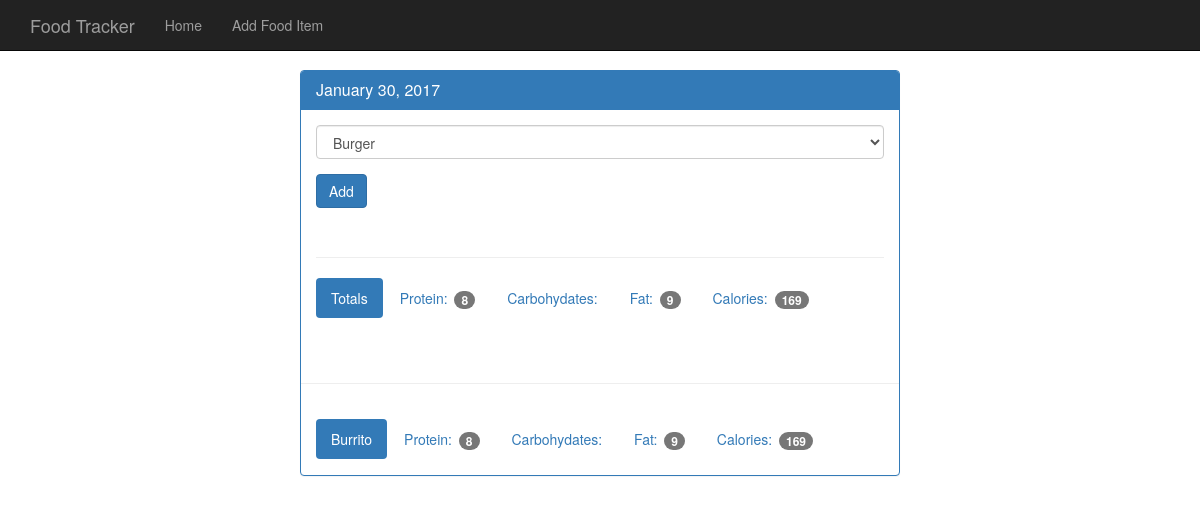
Screenshot of /view/20170130 with the database file from the repository.
### tables this page shows
CREATE TABLE food (
    id integer primary key autoincrement,
    name text not null,
    protein integer not null,
    carbohydrates integer not null,
    fat integer not null,
    calories integer not null
);

### app.py (the view)
@app.route('/view/<date>', methods=['GET', 'POST'])
def view(date):
    db = get_db()
    cur = db.execute('select id, entry_date from log_date where entry_date = ?', [date])
    date_result = cur.fetchone()
    if request.method == 'POST':
        db.execute('insert into food_date (food_id, log_date_id) values(?, ?)', [request.form['food-select'], date_result['id']])
        db.commit()
    d = datetime.strptime(str(date_result['entry_date']), '%Y%m%d')
    pretty_date = datetime.strftime(d, '%B %d, %Y')
    food_cur = db.execute('select id, name from food')
    food_results = food_cur.fetchall()
    log_cur = db.execute('''select
                        food.name,
                        food.protein,
                        food.carbohydrates,
                        food.fat,
                        food.calories
                    from log_date
                        join food_date on food_date.log_date_id = log_date.id
                        join food on food.id = food_date.food_id
                        where log_date.entry_date = ?''', [date])
    log_results = log_cur.fetchall()
    totals = {}
    totals['protein'] = 0
    totals['carbohydrates'] = 0
    totals['fat'] = 0
    totals['calories'] = 0
    for el in log_results:
        totals['protein'] += el['protein']
        totals['carbohydrates'] += el['carbohydrates']
        totals['fat'] += el['fat']
        totals['calories'] += el['calories']
    return render_template('day.html', entry_date=date_result['entry_date'],\
                             pretty_date=pretty_date, food_results=food_results,\
                             log_results=log_results, totals=totals)

### database.py (called while the page is built)
def connect_db():
    sql = sqlite3.connect('food_log.db')
    sql.row_factory = sqlite3.Row
    return sql

def get_db():
    if not hasattr(g, 'sqlite3_db'):
        g.sqlite3_db = connect_db()
    return g.sqlite3_db

### templates/day.html (shortened to what this page needs)
{% extends 'base.html' %}
{% block body %}
    <nav class="navbar navbar-inverse navbar-fixed-top">
      <div class="container">
        <div class="navbar-header">
          <a class="navbar-brand" href="{{ url_for('index') }}">Food Tracker</a>
        </div>
        <div id="navbar" class="navbar-collapse collapse">
          <ul class="nav navbar-nav">
            <li><a href="{{ url_for('index') }}">Home</a></li>
            <li><a href="{{ url_for('food') }}">Add Food Item</a></li>
          </ul>
        </div>
      </div>
    </nav>
    <div class="container theme-showcase col-sm-6 col-sm-offset-3" role="main">
      <div class="row">
        <div>
          <div class="panel panel-primary">
            <div class="panel-heading">
              <h3 class="panel-title">{{ pretty_date }}</h3>
            </div>
            <div class="panel-body">
              <form method="POST" action="{{ url_for('view', date=entry_date) }}">
                <div class="form-group">
                  <select class="form-control" name="food-select">
                    {% for food_el in food_results %}
                    <option value="{{ food_el.id }}">{{ food_el.name }}</option>
                    {% endfor %}
                  </select>
                </div>
                <button type="submit" class="btn btn-primary">Add</button>
              </form>
              <div class="page-header"></div>
              <ul class="nav nav-pills" role="tablist">
                <li class="active"><a>Totals</a></li>
                <li><a>Protein: <span class="badge">{{ totals.protein }}</span></a></li>
                <li><a>Carbohydates: </a></li>
                <li><a>Fat: <span class="badge">{{ totals.fat }}</span></a></li>
                <li><a>Calories: <span class="badge">{{ totals.calories }}</span></a></li>
              </ul>
            </div>
            <div class="page-header"></div>
            {% for el in log_results %}
            <div class="panel-body">
              <ul class="nav nav-pills" role="tablist">
                <li class="active"><a>{{ el.name }}</a></li>
                <li><a>Protein: <span class="badge">{{ el.protein }}</span></a></li>
                <li><a>Carbohydates: </a></li>
                <li><a>Fat: <span class="badge">{{ el.fat }}</span></a></li>
                <li><a>Calories: <span class="badge">{{ el.calories }}</span></a></li>
              </ul>
            </div>
            {% endfor %}
          </div>
        </div>
      </div>
    </div>
{% endblock %}

### static/theme.css (style rules this page uses)
body { padding-top: 70px; padding-bottom: 30px; }

### rows the page displays
food: name "Burrito", protein "8", fat "9", calories "169"

### other values shown
{{ pretty_date }} "January 30, 2017"
{{ totals.protein }} "8"
{{ totals.fat }} "9"
{{ totals.calories }} "169"
form field food-select "Burger"
